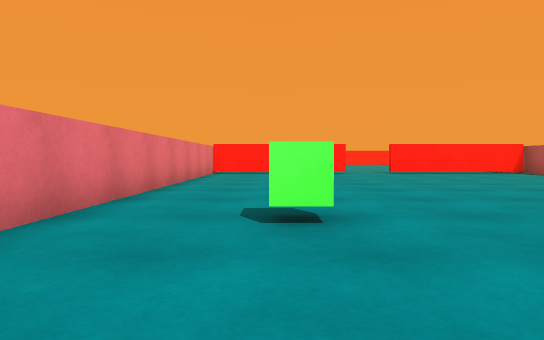
[1] (above)

18 first-person views from a walk through a Unity game level. The camera is 0.58 m above the floor, tilts 2° down and sees 75° across. The floor is counted in squares, 1 m on a side. Each view is taken from the middle of a square. On the plan, view 1 faces up. The plan holds only what a view shows up to about 10 squares ahead; the rest is blank. The place goes on beyond the plan. The player is left out. Some animated figures are left out.

[2]
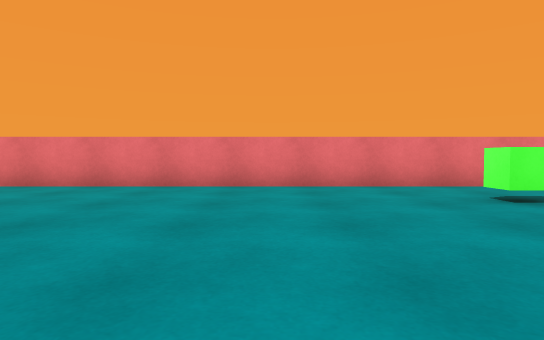

[3]
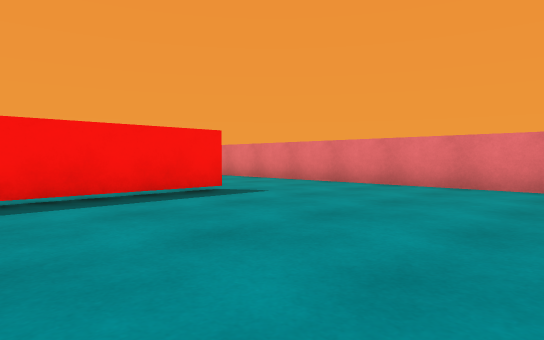

[4]
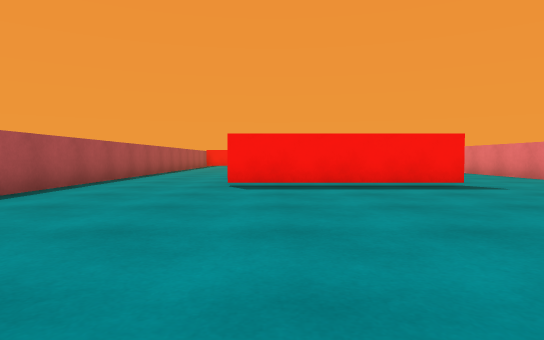

[5]
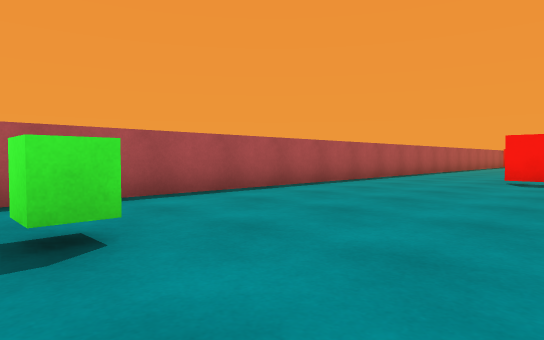

[6]
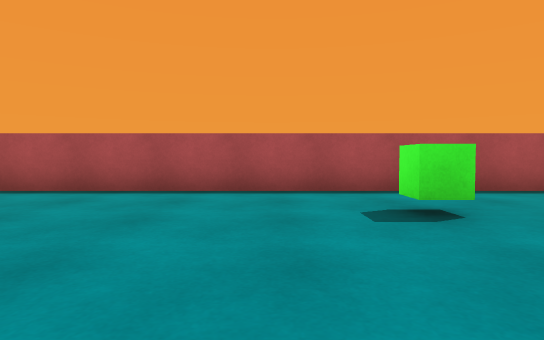

[7]
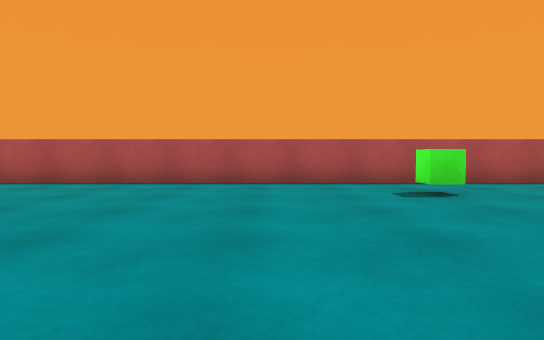

[8]
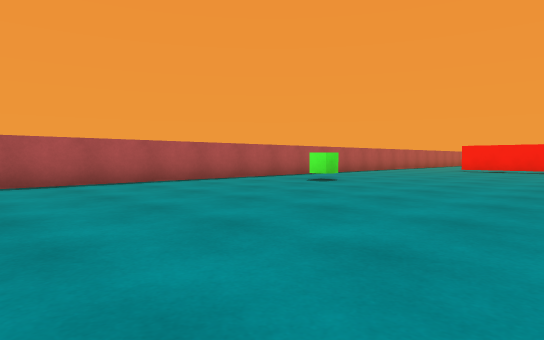

[9]
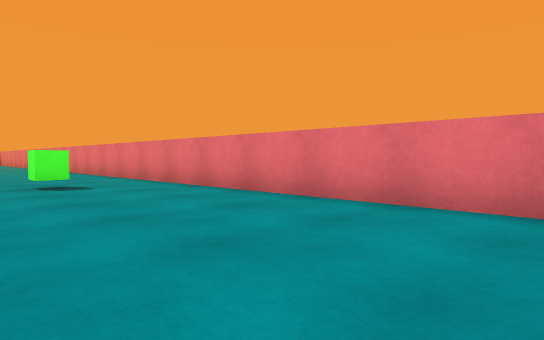

[10]
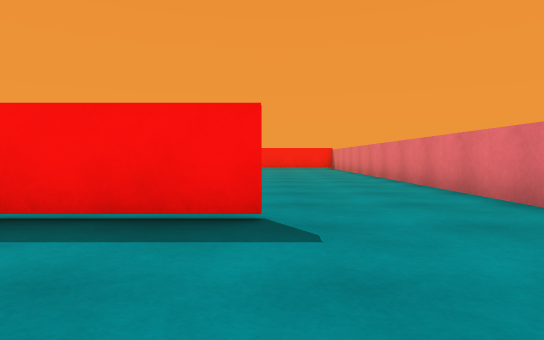

[11]
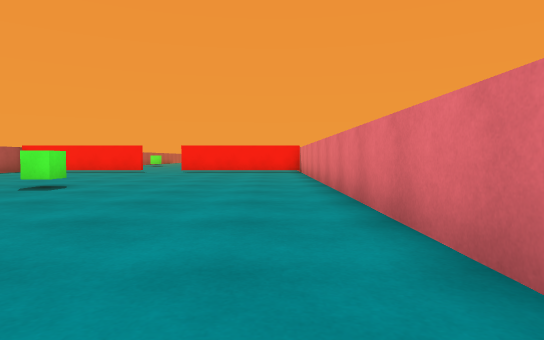

[12]
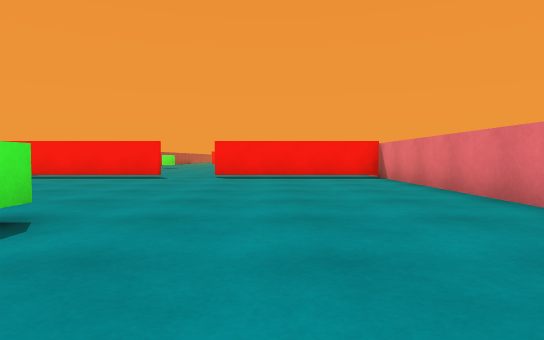

[13]
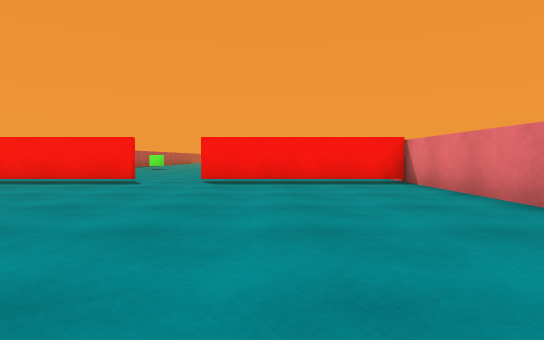

[14]
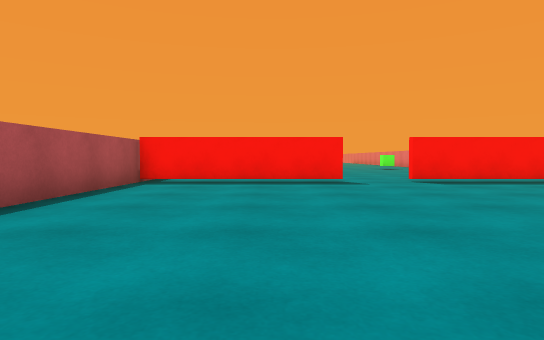

[15]
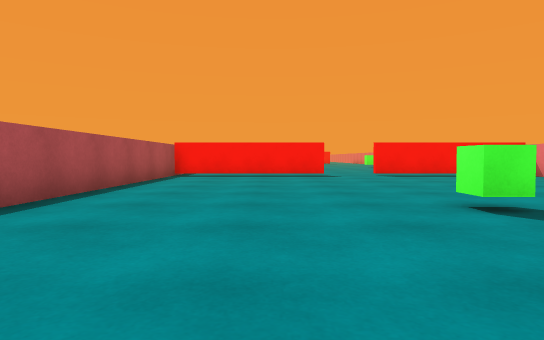

[16]
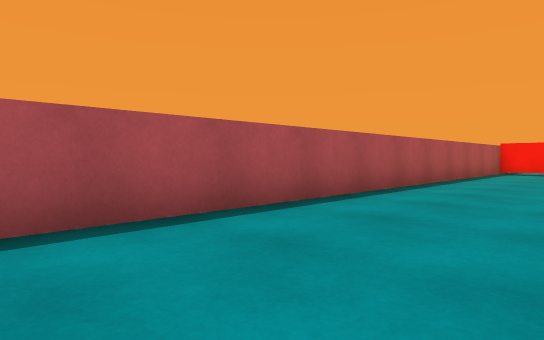

[17]
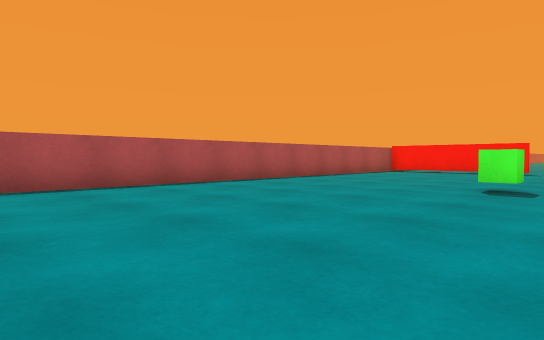

[18]
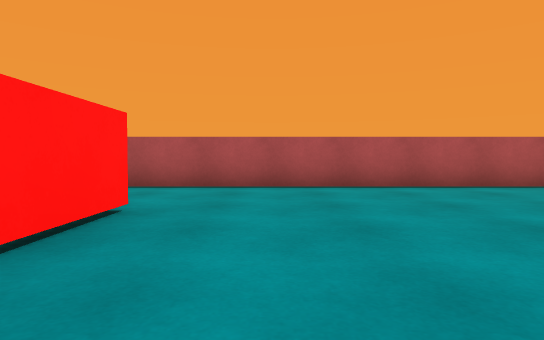

### Floor plan
Key: @ floor where view 1 was taken; # wall or solid block; . floor; C green cube; T thing the floor can be seen under or through.
Columns run from 3 left of view 1 to 10 right of it. Each row starts with its distance up from view 1.
 11  ........ ...#
 10 #............#
  9 #............#
  8 #............#
  7 #............#
  6 #............#
  5 #............#
  4 #............#
  3 #..C......C..#
  2 #............#
  1 #............#
  0 #..@.........#
 -1 #............#
 -2 #............#
 -3 #............#
 -4 #............#
 -5 #....TTTT....#
 -6 #............#
 -7 #............#
 -8 #............#
 -9 #............#
-10 #............#
-11 #............#
-12 #............#
-13 #.....C......#
-14 #............#
-15 #............#
-16 #............#
-17 #............#
-18 #............#
-19 #............#
-20 ######..######

Where each view was taken, in squares from view 1:
view 1: 0 up, 0 right, facing up
view 2: 0 up, 5 right, facing left
view 3: 0 up, 5 right, facing down-left
view 4: 2 up, 5 right, facing down
view 5: 4 up, 4 right, facing down-right
view 6: 5 up, 3 right, facing right
view 7: 6 up, 1 right, facing right
view 8: 11 up, 1 right, facing down-right
view 9: 11 up, 2 right, facing down-left
view 10: 2 down, 1 right, facing down
view 11: 6 down, 1 left, facing down
view 12: 10 down, 1 right, facing down
view 13: 12 down, 1 right, facing down
view 14: 12 down, 6 right, facing down
view 15: 9 down, 6 right, facing down
view 16: 6 down, 6 right, facing down-right
view 17: 6 down, 2 right, facing down-right
view 18: 7 down, 2 right, facing right
